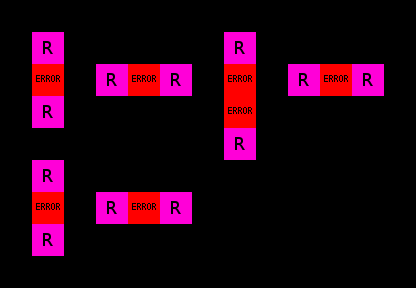

Below is a game level as drawn by its tile map, then a one-line description and the .tmx that defines it (tile-layer data replaced by summaries):
An orthogonal 13x9 tile map with 32x32 px tiles, 7 tile layers (Regions, Input_set, Input_set, Input_set, ...), 5 tilesets.

<map version="1.0" orientation="orthogonal" width="13" height="9" tilewidth="32" tileheight="32">
 <tileset firstgid="1" name="collision" tilewidth="32" tileheight="32">
  <image source="../../graphics/tiles/collision.png" width="64" height="32" />
 </tileset>
 <tileset firstgid="3" name="set" tilewidth="32" tileheight="32">
  <image source="../../graphics/tiles/set_cave.png" width="256" height="256" />
 </tileset>
 <tileset firstgid="67" name="set_rules" tilewidth="32" tileheight="32">
  <image source="../../graphics/tiles/set_rules.png" width="64" height="64" />
 </tileset>
 <tileset firstgid="71" name="cave" tilewidth="32" tileheight="32">
  <image source="../../graphics/tiles/cave.png" width="512" height="256" />
 </tileset>
 <tileset firstgid="199" name="cave_x2" tilewidth="32" tileheight="64">
  <image source="../../graphics/tiles/cave_x2.png" width="512" height="64" />
 </tileset>
 <layer name="Regions" width="13" height="9">
  <data>[117 cells, 19 non-empty, 1 distinct tile ids]</data>
 </layer>
 <layer name="Input_set" width="13" height="9">
  <data>[117 cells, 7 non-empty, 3 distinct tile ids]</data>
 </layer>
 <layer name="Input_set" width="13" height="9">
  <data>[117 cells, 4 non-empty, 2 distinct tile ids]</data>
 </layer>
 <layer name="Input_set" width="13" height="9">
  <data>[117 cells, 2 non-empty, 1 distinct tile ids]</data>
 </layer>
 <layer name="Input_set" width="13" height="9">
  <data>[117 cells, 2 non-empty, 1 distinct tile ids]</data>
 </layer>
 <layer name="Input_set" width="13" height="9">
  <data>[117 cells, 2 non-empty, 1 distinct tile ids]</data>
 </layer>
 <layer name="Output_Error" width="13" height="9">
  <data>[117 cells, 7 non-empty, 1 distinct tile ids]</data>
 </layer>
</map>
